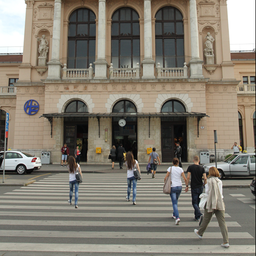
#> input picture data/001_F.png, 256 x 256 px, shrunk from 512 x 512 before the run
$ python main.py
#> lines starting #> are read from the running program, lines starting #| are printed output that depends on the picture
### divide.py
import numpy as np
import cv2


# 按像素点分为(M-b+1)*(N-b+1)个8*8的矩阵块，本问题中为（505，505）
def divide2block(img: np.ndarray, step=8) -> np.ndarray:
    """
    :param img: 原图像
    :param step: 步长
    :return: 长，宽均为img.shape-(step,step)的矩阵，且每个元素为8*8的矩阵
    """

    def create_matrix(matrix: np.ndarray, row, col, step=8) -> np.ndarray:
        """
        :param matrix: 原矩阵
        :param row: 开始时分块8*8矩阵在原矩阵中的X坐标
        :param col: 开始时分块8*8矩阵在原矩阵中的Y坐标
        :param step: 步长
        :return: 创建好的8*8矩阵
        """
        temp = np.zeros((step, step), dtype=int)
        for i, m in zip(range(step), range(row, row + step)):
            for j, n in zip(range(step), range(col, col + step)):
                # print(matrix[m][n])
                temp[i][j] = matrix[m][n]
        return temp

    r, c = img.shape
    r_block = r - step + 1
    c_block = c - step + 1
    img_block = np.zeros((r_block, c_block), dtype=np.ndarray)

    # 按8*8的矩阵分块
    for i in range(r_block):
        for j in range(c_block):
            # print(i, j)
            img_block[i][j] = create_matrix(img, i, j, step)
            # print(img_block[i][j])
    return img_block


# [18 lines that do not run on import are left out]

### getFeature.py
"""
getFeature
作者：冯宇扬
文件功能：根据图像的dct提取特征，计算疑似的伪造块
注意事项：该模块只能找到完全平移的伪造块
"""

import numpy as np  # 矩阵
import sklearn.cluster as skc  # 密度聚类
import matplotlib.pyplot as plt  # 可视化绘图
import time  # 计算执行时间


# 模块主函数，用于寻找伪造的像素块
def get_feature(matrix: np.ndarray, Q1: float, Q2: float, Q3: int, Q4: float):
    """
    :param matrix: 图像的dct矩阵，矩阵第(x, y)项是图像中以坐标(x, y)为左上角的8*8像素块进行dct变换后得到的8*8矩阵
    :param Q1: Q1取[0,1]，代表两个copy-move图像间的最小距离，Q1取0代表距离最小为0，取1代表距离为整个图像的对角线，一般取0.05
    :param Q2: Q2取(0,+inf)，代表对判断两个特征向量相似性的严格程度，越小越严格，一般取0.5
    :param Q3: Q3取正整数，一般在[20,100]，越小，判断为疑似copy-move的块数越多，相应地准确度也会变低，过大时对于较小的copy-move伪造块可能无法找到
    :param Q4: Q4取不小于1.5的浮点数，当伪造图完全为平移时可取1.5，若取1.5时效果不好，视程度增大
    :return: list[tuple]，有效点构成的列表
    """

    # z字形获取特征向量并进行排序
    vec_arr = []
    n, m = matrix.shape[:2]
    x, y = matrix[0][0].shape
    for i in range(n):
        for j in range(m):
            vec_arr.append({"vec": get_zigzag(matrix[i][j], (x * y)), "x": i, "y": j})
    vec_arr.sort(key=cmp)
    print("特征向量排序完毕")
    # print(len(vec_arr))

    # 统计相邻的相似块，并按照位移向量为索引记录
    tmp = 0
    min_dis = pow(n ** 2 + m ** 2, 0.5) * Q1
    res = {}
    dis_vec_list = []
    for i in range(len(vec_arr))[1:]:
        dis_vec = cal_dis_vec(vec_arr[i - 1], vec_arr[i])
        if cal_module(dis_vec) < min_dis:
            continue
        if dif_of_vec(vec_arr[i - 1]["vec"], vec_arr[i]["vec"]) > Q2:
            continue
        tmp += 1
        dis_vec_list.append([dis_vec[0], dis_vec[1]])
        if not res.__contains__(dis_vec):
            k = ((vec_arr[i - 1]["x"], vec_arr[i - 1]["y"]), (vec_arr[i]["x"], vec_arr[i]["y"]))
            s = {k}
            res[dis_vec] = s
        else:
            res[dis_vec].add(((vec_arr[i - 1]["x"], vec_arr[i - 1]["y"]), (vec_arr[i]["x"], vec_arr[i]["y"])))

        dis_vec = (-dis_vec[0], -dis_vec[1])
        dis_vec_list.append([dis_vec[0], dis_vec[1]])
        if not res.__contains__(dis_vec):
            k = ((vec_arr[i]["x"], vec_arr[i]["y"]), (vec_arr[i - 1]["x"], vec_arr[i - 1]["y"]))
            s = {k}
            res[dis_vec] = s
        else:
            res[dis_vec].add(((vec_arr[i]["x"], vec_arr[i]["y"]), (vec_arr[i - 1]["x"], vec_arr[i - 1]["y"])))
    if tmp == 0:
        print("未发现相似块")
        return None

    # 调用聚类算法，找到可疑的位移向量，进而找到可疑的坐标

    # show_data(dis_vec_list,Q4,Q3)
    # exit(0)
    useful_dis_vec_arrays = get_clusters(dis_vec_list, Q4, Q3)
    if useful_dis_vec_arrays == None:
        return None
    usefel_points = []
    for useful_dis_vec_array in useful_dis_vec_arrays:
        useful_x_points = []
        usefel_points_pairs = {}
        for i in range(len(useful_dis_vec_array)):
            useful_dis_vec = useful_dis_vec_array[i]
            for points_pair in res[useful_dis_vec]:
                usefel_points_pairs[points_pair[0]] = points_pair[1]
                useful_x_points.append(list(points_pair[0]))
        # print(useful_x_points)
        # show_data(useful_x_points,1.5,5)
        # exit(0)
        useful_x_points_array = get_clusters(useful_x_points, 1.5, 5)
        if useful_x_points_array == None:
            continue
        for useful_x_points in useful_x_points_array:
            if len(useful_x_points) < Q3:
                continue
            for x_point in useful_x_points:
                usefel_points.append(x_point)
                usefel_points.append(usefel_points_pairs[x_point])

    print("可疑点寻找完毕")
    return usefel_points


# 获取z字形展开，取前len位
def get_zigzag(matrix: np.ndarray, len: int) -> list:
    """
    :param matrix: 8*8的DCT变换后的小矩阵
    :param len: 保留的长度
    :return: z字形排列后得到的列表，长度为len
    """
    res = []
    f = 0
    loc = {"x": 0, "y": 0}
    n, m = matrix.shape
    n -= 1
    m -= 1
    while loc["x"] <= n and loc["y"] <= m:
        if f == 0:
            while loc["x"] < n and loc["y"] > 0:
                res.append(matrix[loc["x"]][loc["y"]])
                loc["x"] += 1
                loc["y"] -= 1
            res.append(matrix[loc["x"]][loc["y"]])
            if loc["x"] < n:
                loc["x"] += 1
            else:
                loc["y"] += 1
            f ^= 1
        else:
            while loc["x"] > 0 and loc["y"] < m:
                res.append(matrix[loc["x"]][loc["y"]])
                loc["x"] -= 1
                loc["y"] += 1
            res.append(matrix[loc["x"]][loc["y"]])
            if loc["y"] < m:
                loc["y"] += 1
            else:
                loc["x"] += 1
            f ^= 1
    return res[:len]


def cmp(a: dict) -> list:
    return a["vec"]


# 计算位移向量
def cal_dis_vec(a: dict, b: dict) -> tuple:
    x = b["x"] - a["x"]
    y = b["y"] - a["y"]
    return x, y


# 计算两个特征向量的相似程度
def dif_of_vec(a: list, b: list) -> float:
    l = min(len(a), len(b))
    all = 0.0
    r = 1
    cnt = r
    for i in range(l):
        all += ((a[i] - b[i]) ** 2) / (r ** 2)
        cnt -= 1
        if cnt == 0:
            r += 1
            cnt = r
    return all


# 计算向量的模
def cal_module(vec: tuple) -> float:
    return pow(vec[0] ** 2 + vec[1] ** 2, 0.5)


# 寻找所有位移向量或坐标簇
def get_clusters(point_array: list, Q1: float, Q2: int) -> list:
    """
    :param point_array: list[list]，点集
    :param Q1: 表示每个点周围的半径大小
    :param Q2: 表示每个点周围的半径Q1区域内（包括自己的位置，但不包括自己）还有多少个点，它才会与这些点纳入同一聚类
    :return: list[list[tuple]]，若干个簇的点集（去重后）
    """
    X = np.array(point_array)
    db = skc.DBSCAN(eps=Q1, min_samples=Q2).fit(X)
    labels = db.labels_
    labels_copy = []
    for i in labels:
        if i != -1:
            labels_copy.append(i)
    if len(labels_copy) == 0:
        return None

    ans = []
    n_clusters = len(set(labels)) - (1 if -1 in labels else 0)
    for i in range(n_clusters):
        res = X[labels == i]
        tmp = []
        for j in res:
            tmp.append(tuple(j))
        tmp = list(set(tmp))
        ans.append(tmp)
    return ans

# 寻找所有位移向量或坐标簇，并显示调试信息
# [37 lines left out: function show_data, not called in this run]

### main.py
# 按DCT判断相似度
import time

import cv2
import numpy as np

from getFeature import get_feature
from divide import divide2block


# 计算矩阵的DCT变换
def DCT(matrix: np.ndarray) -> np.ndarray:
    matrix_float = np.float32(matrix)
    matrix_dct = cv2.dct(matrix_float)
    return matrix_dct


def get_dct_block(img_block: np.ndarray) -> np.ndarray:
    """
    :param img_block: 以8*8矩阵为元素的二维矩阵
    :return: 以DCT变换后的8*8矩阵为元素的二维矩阵
    """
    r, c = img_block.shape
    dct_block = np.zeros((r, c), dtype=np.ndarray)
    for i in range(r):
        for j in range(c):
            dct_block[i][j] = DCT(img_block[i][j])
    return dct_block


# 简单DCT量化
def quantify_dct_block(dct_block: np.ndarray, Q: float) -> np.ndarray:
    """
    :param dct_block: 以DCT变换后的8*8矩阵为元素的二维矩阵
    :return: 量化后的DCT变换后的8*8矩阵
    """
    # 亮度量化矩阵
    q_matrix = np.array([[16, 11, 10, 16, 24, 40, 51, 61],
                         [12, 12, 14, 19, 26, 58, 60, 55],
                         [14, 13, 16, 24, 40, 57, 69, 56],
                         [14, 17, 22, 29, 51, 87, 80, 62],
                         [18, 22, 37, 56, 68, 109, 103, 77],
                         [24, 36, 55, 64, 81, 104, 113, 92],
                         [49, 64, 78, 87, 103, 121, 120, 101],
                         [72, 92, 95, 98, 112, 100, 103, 99]])
    q_matrix = q_matrix * Q
    r, c = dct_block.shape
    dct_block_int = np.zeros((r, c), dtype=np.ndarray)
    for i in range(r):
        for j in range(c):
            # dct_block_int[i][j] = np.int32(dct_block[i][j] * Q)
            dct_block_int[i][j] = np.int32(dct_block[i][j] / q_matrix)
    return dct_block_int


def get_img_masked_and_bin(img, relative_block_list):
    img_masked = img.copy()
    img_bin = np.ones(img.shape, dtype=np.uint8) * 255
    for point in relative_block_list:
        for i in range(8):
            for j in range(8):
                img_masked[point[0] + i][point[1] + j] = 0  # 替换原图像素
                img_bin[point[0] + i][point[1] + j] = 0  # 替换空白图片像素
    return img_masked, img_bin


if __name__ == '__main__':
    # image_path = './data/006_F.png'
    image_path = input("请输入图片文件路径：")
#> the answer given: data/001_F.png
    start = time.time()
    # 按灰度值读取
    img = cv2.imread(image_path, cv2.IMREAD_GRAYSCALE)
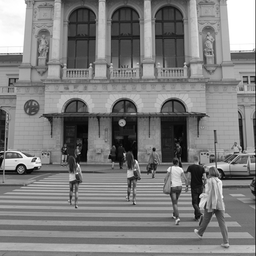
#> img: shape (256, 256); min 0, max 255, mean 125.4

    img_block = divide2block(img)
    dct_block = get_dct_block(img_block)
    quantified_block = quantify_dct_block(dct_block, 0.01)

    relative_block_list = get_feature(quantified_block, 0.02, 0.5, 20, 1.5)
#> the loop in get_clusters, `for i in labels:` made 120 passes
#> i on passes 1 to 12: -1, -1, -1, -1, -1, -1, -1, -1, -1, -1, -1, -1
#> the loop in get_feature, `for useful_dis_vec_array in useful_dis_vec_arrays:` made 2 passes
#> useful_dis_vec_array on passes 1 to 2: [(1, -15), (1, -14), (1, -13)], [(-1, 13), (-1, 14), (-1, 15)]
    if relative_block_list == None:
        print("未找到copy-move伪造块，进程退出")
        print(f'耗时：{time.time() - start}')
        exit(0)

    img_masked, img_bin = get_img_masked_and_bin(img, relative_block_list)
#> after the loop in get_img_masked_and_bin, `for point in relative_block_list:`: img_bin: shape (256, 256); every value is 255

    print(f'耗时：{time.time() - start}')

    tmp = np.hstack((img, img_masked, img_bin))
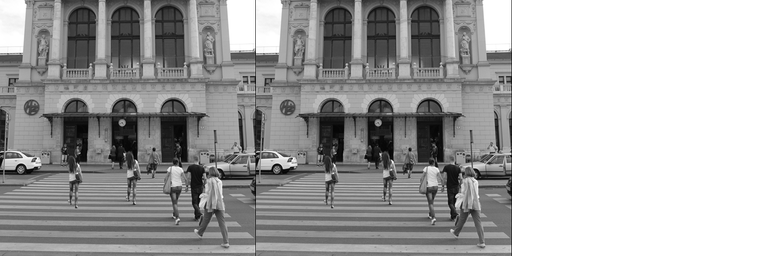
#> tmp: shape (256, 768); min 0, max 255, mean 168.6
    cv2.namedWindow("Image")
    cv2.imshow("Image", tmp)
    cv2.waitKey(0)
